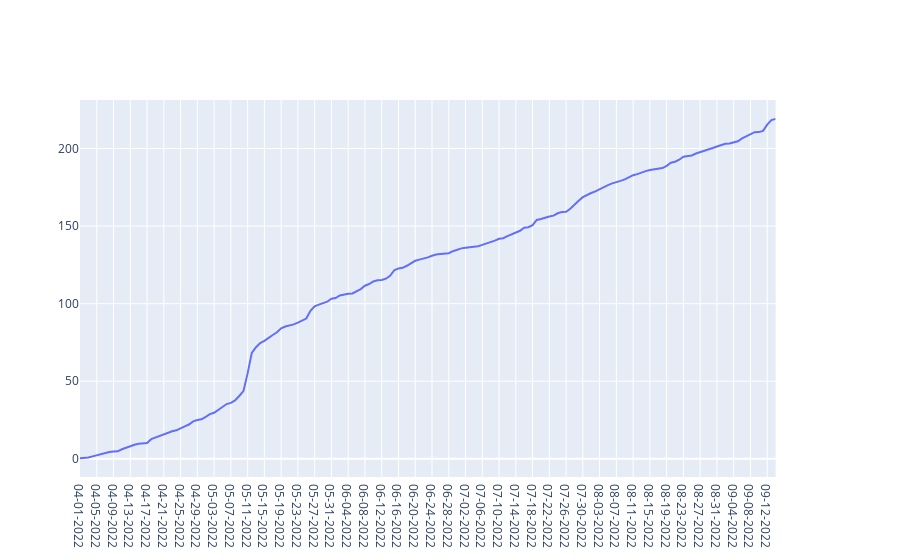

The cell this chart's notebook holds for it:
### Code cell
#  profit 
pl_doc = db.collection('spaces').document('a9ES0AGH6GWlec8hnNqA').collection('states').get()
pl_data = []
for doc in pl_doc:
    acc = []
    for key, value in doc.to_dict()['days'].items():
        value['day'] = key + "-2022"
        acc.append(value)
    pl_data = pl_data + acc
pl_data = pd.DataFrame(pl_data)
pl_data = pl_data.sort_values(by=['day'])
pl_data['cumm_pnl'] = pl_data.pnl.cumsum()

fig = make_subplots(specs=[[{"secondary_y": True}]])
fig.add_trace(go.Scatter(
    x=pl_data['day'],
    y=pl_data['cumm_pnl'],
    name = 'pnl', # Style name/legend entry with html tags
    connectgaps=True, # override default to connect the gaps
    
))

print('total : ' ,pl_data['pnl'].sum())
fig.show()

### Figure 1 — Plotly figure (JSON) as saved in the notebook; plotly's stock layout.template omitted (floating-point values rounded to 4 significant figures; data arrays with more than 128 entries replaced by an {"elided": "..."} marker saying what was removed)
{"data": [{"connectgaps": true, "name": "pnl", "type": "scatter", "x": {"elided": "167 str values"}, "y": {"elided": "167 float values"}}], "layout": {"xaxis": {"anchor": "y", "domain": [0, 0.94]}, "yaxis": {"anchor": "x", "domain": [0, 1]}, "yaxis2": {"anchor": "x", "overlaying": "y", "side": "right"}}}
